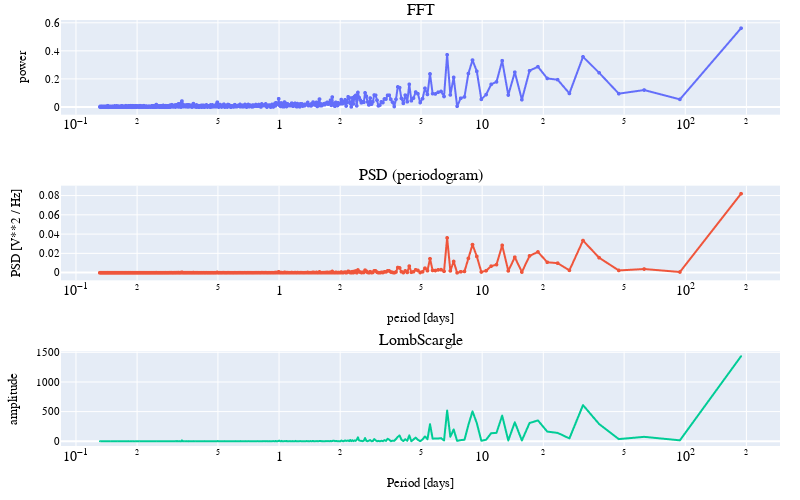

The notebook cell saved with this chart:
### Code cell
print(f" Signal is sampled at a rate f_s = {fs} Hz. Period is {T}s ")


fig = make_subplots(rows=1, cols=1,
                   subplot_titles=(["Signal"]))

################################################################################
#### Signal
fig.add_trace(go.Scattergl(x=x_date,
                         y=y_signal,
                         mode='markers+lines',
                         marker=dict(size=3),
                         showlegend=False),
                         row=1, col=1)
fig.update_yaxes(title_text="signal",  
#                  type="log",
                 exponentformat= 'power',
                 row=1, col=1)
fig.update_xaxes(title_text="time", exponentformat= 'power',
                 row=1, col=1)
font_dict=dict(family='Arial',size=11,color='black')
# fig=plot_cleanformat_axes(fig,font_dict)

fig.update_layout(#title=f"Signal of interest",
                  autosize=False, height=220, width=800,
                  legend= {'itemsizing': 'trace'},
                  font=font_dict,
    #plot_bgcolor='white', 
                 )
fig.update_layout(margin=dict(l=20, r=20, t=20, b=20),)

fig.show(config = dict({
                'displayModeBar': False,
                'responsive': False,
                'staticPlot': True,
                'displaylogo': False,
                'showTips': False,
                }), 
        renderer='jpg')




# fig = make_subplots(rows=4, cols=1,
#                    subplot_titles=("Signal", "FFT", "LombScargle Periodogram","PSD (welch)" ))
fig = make_subplots(rows=3, cols=1,
                   subplot_titles=( "FFT",  "PSD (periodogram)","LombScargle"),
                   shared_xaxes=True)

################################################################################
#### FFT

N=len(y_signal)
fft_values_ = np.fft.rfft(   y_signal)
power_spectrum = 2.0/N * np.abs(fft_values_[0:N//2])[1:]
freqs       = np.fft.fftfreq(y_signal.size,d=1/fs)
freqs       = freqs[1:N//2]
#
    
    
fig.add_trace(go.Scattergl(x=  (1/freqs)*365,
                         y=  power_spectrum,
                           mode='markers+lines',
                            marker=dict(size=4),
                           opacity=1,
                           showlegend=False),
                           secondary_y=False,row=1, col=1)
fig.update_yaxes(title_text="power",  
                 exponentformat= 'power',
#                            type='log',
                 row=1, col=1)
fig.update_xaxes(exponentformat= 'power',
                 type='log',
                 row=1, col=1)




################################################################################
####  PSD using Periodogram
from scipy.signal import periodogram
def get_psd_values(y_values,  f_s):
    f_values, psd_values = periodogram(y_values, fs=f_s)
    return f_values, psd_values
f_values, psd_values = get_psd_values(y_signal, fs)
f_values  = f_values[1:]
psd_values= psd_values[1:]

fig.add_trace(go.Scattergl(x=  (1/f_values)*365,
                         y=  psd_values,
                           mode='markers+lines',
                               marker=dict(size=4),
                           opacity=1,
                           showlegend=False),
                           secondary_y=False,row=2, col=1)
fig.update_yaxes(title_text="PSD [V**2 / Hz]",  
                 exponentformat= 'power',
#                type='log',
                 row=2, col=1)
fig.update_xaxes(title_text="period [days]", exponentformat= 'power',
                 type='log',
                 row=2, col=1)







###############################################################################
### LOMB_SCARGLE
import scipy.signal as signal
x = t    # times   
y = y_signal  # signal
w = freqs*(2*np.pi) # frequencies
pgram = signal.lombscargle(x, y, w, normalize=False)
pgram= pgram*2*np.pi

fig.add_trace(go.Scattergl(x=  (1/(w/(2*np.pi)))*365,
                         y=  pgram,
                           mode='lines',
                           opacity=1,
                           showlegend=False),
                           secondary_y=False,row=3, col=1)
    
fig.update_yaxes(title_text="amplitude",  
                 exponentformat= 'power',
                 row=3, col=1)
fig.update_xaxes(title_text="Period [days]", exponentformat= 'power',
                 type='log',
                 row=3, col=1)


################################################################################

font_dict=dict(family='Arial',size=11,color='black')
# fig=plot_cleanformat_axes(fig,font_dict)
fig.update_layout(xaxis_showticklabels=True, xaxis2_showticklabels=True)

fig.update_layout(#title=f"Signal of interest",
                  autosize=False, height=500, width=800,
                  legend= {'itemsizing': 'trace'},
                  font=font_dict)

fig.update_layout(margin=dict(l=20, r=20, t=20, b=20),)
fig.show(config = dict({
                'displayModeBar': False,
                'responsive': True,
                'staticPlot': False,
                'displaylogo': False,
                'showTips': False,
                }), 
#         renderer='jpg')
        )

# index_max = np.argmax(psd_values)
# print(f"Dominant frequency at      {f_values[index_max]} Hz")
# print(f"                           {1/f_values[index_max]} s ")
# print(f"                           {1/f_values[index_max]/60/60/24} days ")

# print()
# indexes = np.argsort(psd_values)

# for i in np.arange(1,10):
#     print(f" {1/f_values[indexes[-i]]/60/60/24:5.1f} days")

### Figure 1 — Plotly figure (JSON) as saved in the notebook; plotly's stock layout.template omitted (floating-point values rounded to 4 significant figures; data arrays with more than 128 entries replaced by an {"elided": "..."} marker saying what was removed)
{"data": [{"marker": {"size": 4}, "mode": "markers+lines", "opacity": 1, "showlegend": false, "type": "scattergl", "x": {"elided": "1434 float values"}, "xaxis": "x", "y": {"elided": "1434 float values"}, "yaxis": "y"}, {"marker": {"size": 4}, "mode": "markers+lines", "opacity": 1, "showlegend": false, "type": "scattergl", "x": {"elided": "1435 float values"}, "xaxis": "x2", "y": {"elided": "1435 float values"}, "yaxis": "y2"}, {"mode": "lines", "opacity": 1, "showlegend": false, "type": "scattergl", "x": {"elided": "1434 float values"}, "xaxis": "x3", "y": {"elided": "1434 float values"}, "yaxis": "y3"}], "layout": {"annotations": [{"font": {"size": 16}, "showarrow": false, "text": "FFT", "x": 0.5, "xanchor": "center", "xref": "paper", "y": 1, "yanchor": "bottom", "yref": "paper"}, {"font": {"size": 16}, "showarrow": false, "text": "PSD (periodogram)", "x": 0.5, "xanchor": "center", "xref": "paper", "y": 0.6111, "yanchor": "bottom", "yref": "paper"}, {"font": {"size": 16}, "showarrow": false, "text": "LombScargle", "x": 0.5, "xanchor": "center", "xref": "paper", "y": 0.2222, "yanchor": "bottom", "yref": "paper"}], "autosize": false, "font": {"color": "black", "family": "Arial", "size": 11}, "height": 500, "legend": {"itemsizing": "trace"}, "margin": {"b": 20, "l": 20, "r": 20, "t": 20}, "width": 800, "xaxis": {"anchor": "y", "domain": [0, 1], "exponentformat": "power", "matches": "x3", "showticklabels": true, "type": "log"}, "xaxis2": {"anchor": "y2", "domain": [0, 1], "exponentformat": "power", "matches": "x3", "showticklabels": true, "title": {"text": "period [days]"}, "type": "log"}, "xaxis3": {"anchor": "y3", "domain": [0, 1], "exponentformat": "power", "title": {"text": "Period [days]"}, "type": "log"}, "yaxis": {"anchor": "x", "domain": [0.7778, 1], "exponentformat": "power", "title": {"text": "power"}}, "yaxis2": {"anchor": "x2", "domain": [0.3889, 0.6111], "exponentformat": "power", "title": {"text": "PSD [V**2 / Hz]"}}, "yaxis3": {"anchor": "x3", "domain": [0, 0.2222], "exponentformat": "power", "title": {"text": "amplitude"}}}}
